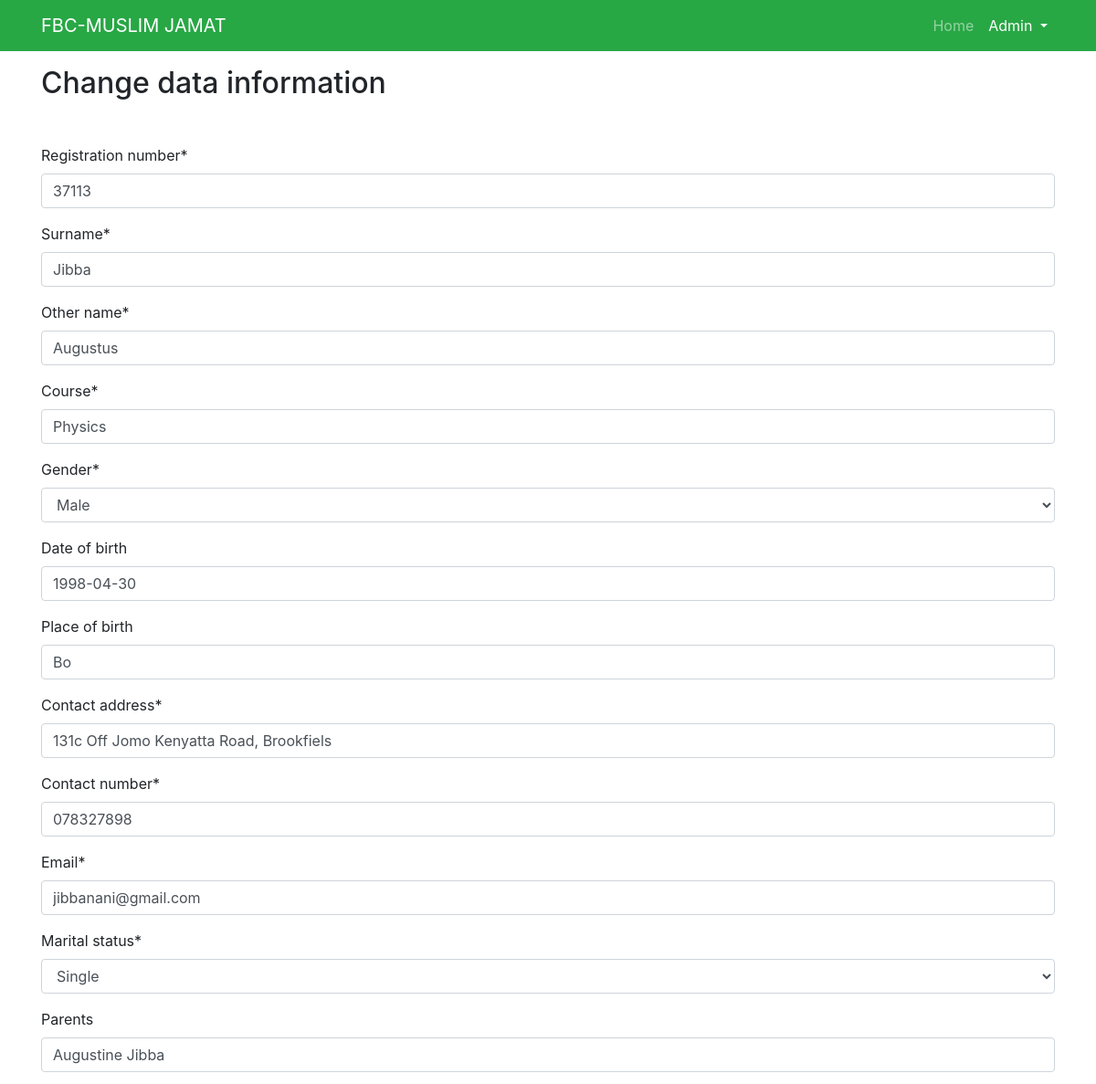
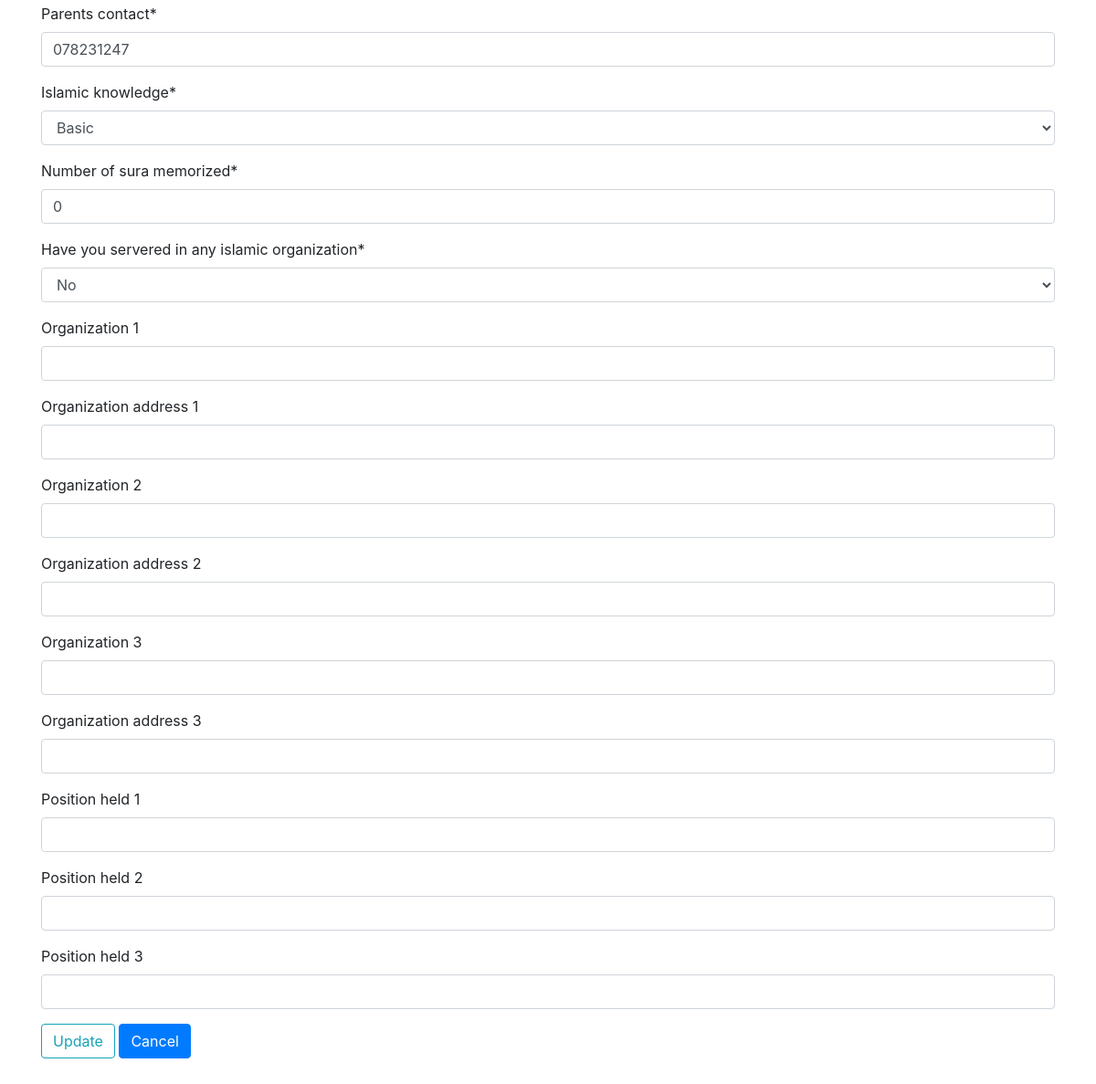
Page /data/1/edit/ (signed in) on the committed database (2 pictures, top to bottom).
### accounts/models.py (models this page shows, shortened)
class RegistrationForm(models.Model):
    Gender = (
        ('Male', 'Male'),
        ('Female', 'Female'),
    )
    Marital_Status = (
        ('Single', 'Single'),
        ('Married', 'Married'),
        ('Divorce', 'Divorce')
    )
    IslamicKnowledge = (
        ('None', 'None'),
        ('Basic', 'Basic'),
        ('Intermediate', 'Intermediate')
    )
    serve_in_organization = (
        ('No', 'No'),
        ('Yes', 'Yes')
    )
    registration_number = models.IntegerField(blank=False, null=False)
    surname = models.CharField(max_length=50, blank=False, null=False)
    other_name = models.CharField(max_length=60, blank=False, null=False)
    course = models.CharField(max_length=60, blank=False, null=False)
    gender = models.CharField(choices=Gender, max_length=19, blank=False, null=False, default='Male')
    date_of_birth = models.DateField(blank=True, null=True)
    place_of_birth = models.CharField(max_length=100, blank=True, null=True)
    contact_address = models.CharField(max_length=150, blank=False, null=False)
    contact_number = models.CharField(max_length=11, blank=False, null=False)
    email = models.EmailField(blank=False, null=False)
    marital_status = models.CharField(choices=Marital_Status, max_length=8, blank=False, null=True, default='Single')
    parents = models.CharField(max_length=40, blank=True, null=True)
    parents_contact = models.CharField(max_length=11, blank=False, null=False)
    islamic_knowledge = models.CharField(choices=IslamicKnowledge, max_length=12, blank=False, null=False, default='None')
    number_of_sura_memorized = models.PositiveIntegerField(blank=False, null=True)
    have_you_servered_in_any_islamic_organization = models.CharField(choices=serve_in_organization, max_length=4, blank=False, null=False, default='No')
    organization_1 = models.CharField(max_length = 120, blank=True, null=True)
    organization_address_1 = models.CharField(max_length = 120, blank=True, null=True)
    organization_2 = models.CharField(max_length = 120, blank=True, null=True)
    organization_address_2 = models.CharField(max_length = 120, blank=True, null=True)
    organization_3 = models.CharField(max_length = 120, blank=True, null=True)
    organization_address_3 = models.CharField(max_length = 120, blank=True, null=True)
    position_held_1 = models.CharField(max_length=25, blank=True, null=True)
    position_held_2 = models.CharField(max_length=25, blank=True, null=True)
    position_held_3 = models.CharField(max_length=25, blank=True, null=True)

### accounts/views.py (the view)
# urls.py: path('data/<int:pk>/edit/', DataUpdateView.as_view(), name='data_edit'),
class DataUpdateView(LoginRequiredMixin, UpdateView):
    model = RegistrationForm
    fields = '__all__'
    template_name = 'data_edit.html'
    success_url = reverse_lazy('home')

### accounts/templates/data_edit.html (shortened to what this page needs)
{% extends 'base.html' %}
{% load crispy_forms_tags %}
{% block content %}
    <div class="container">
        <h2 class="mt-3" >Change data information</h2>
        <form class="mt-5" action="" method="post">
            {{ form|crispy }}
            <div class="form-group">
                <input class="btn btn-outline-info" type="submit" value="Update">
                <a class="btn btn-primary" href="{% url 'home' %}">Cancel</a>
            </div>
        </form>
        <br>
    </div>
{% endblock content %}

### accounts/templates/base.html (shortened to what this page needs)
<!DOCTYPE html>
<html lang="en">
<head>
    <link rel="stylesheet" href="https://cdn.jsdelivr.net/npm/bootstrap@4.5.3/dist/css/bootstrap.min.css">
    <link rel="stylesheet" href="https://maxcdn.bootstrapcdn.com/font-awesome/4.7.0/css/font-awesome.min.css">
</head>
<body>
    <nav class="navbar navbar-expand-lg navbar-dark bg-success">
        <div class="container">
            <a class="navbar-brand" href="#">FBC-MUSLIM JAMAT</a>
            <div class="collapse navbar-collapse" id="navbarSupportedContent">
                <ul class="navbar-nav ml-auto">
                    {% if user.is_authenticated %}
                        <li class="nav-item ">
                            <a class="nav-link" href="{% url 'home' %}">Home <span class="sr-only">(current)</span></a>
                        </li>
                        <li class="nav-item dropdown active">
                            <a class="nav-link dropdown-toggle" href="#" id="navbarDropdown" role="button" data-toggle="dropdown" aria-haspopup="true" aria-expanded="false">
                                {{user.username}}
                            </a>
                        </li>
                    {% else %}
                        <li class="nav-item">
                            <a class="nav-link" href="{% url 'register' %}">Register<span class="sr-only">(current)</span></a>
                        </li>
                    {% endif %}
                </ul>
            </div>
        </div>
      </nav>
    <div class="container-fluid">
        {% block content%}
        {% endblock content%}
    </div>
</body>
</html>

### rows in the picture
RegistrationForm: registration_number "37113", surname "Jibba", other_name "Augustus", course "Physics", gender "Male", date_of_birth "1998-04-30", place_of_birth "Bo", contact_address "131c Off Jomo Kenyatta Road, Brookfiels", contact_number "078327898", email "jibbanani@gmail.com", marital_status "Single", parents "Augustine Jibba", parents_contact "078231247", islamic_knowledge "Basic", number_of_sura_memorized "0", form "No"

### other values in the picture
{{ user.username }} "Admin"
